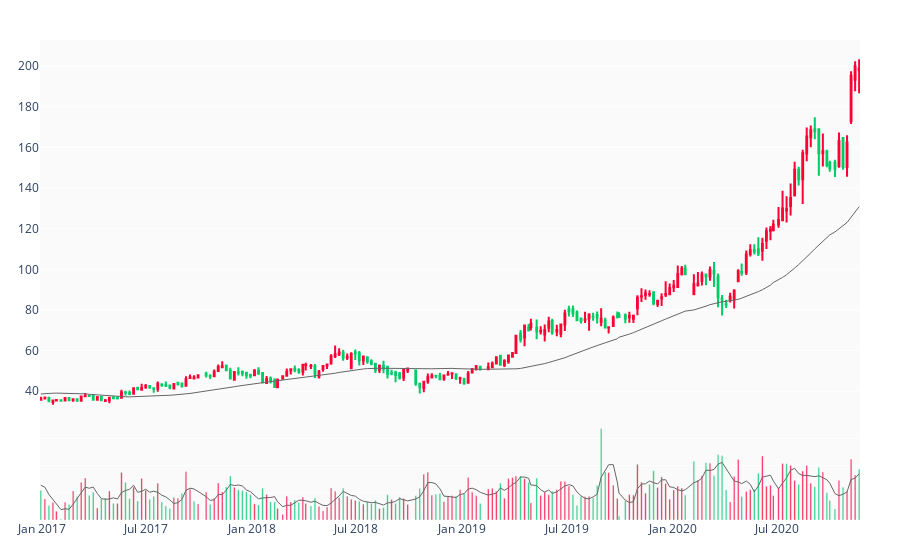

Notebook source saved alongside this figure:
### Code cell
code = next(stock)

print(all_stocks[all_stocks['code'] == code])
bs.login()
df = bu.get_price_weekly(code)
bs.logout()
draw(df, 200, 40, 4, remove_missing=False)
incomeq = data.get_ISQ(code[3:])
change = utils.column_pct(incomeq[['营业收入', '归属于母公司所有者的净利润']], periods=-4)
incomeq_change = pd.concat([incomeq[['截止日期']], change], axis=1)
df = incomeq_change[:12].set_index('截止日期')
print(df)

### Figure 1 — Plotly figure (JSON) as saved in the notebook; plotly's stock layout.template omitted (floating-point values rounded to 4 significant figures; data arrays with more than 128 entries replaced by an {"elided": "..."} marker saying what was removed)
{"data": [{"close": {"elided": "200 float values"}, "decreasing": {"line": {"color": "#00CC66"}}, "high": {"elided": "200 float values"}, "increasing": {"line": {"color": "#FF0033"}}, "low": {"elided": "200 float values"}, "open": {"elided": "200 float values"}, "type": "candlestick", "x": {"elided": "200 str values"}, "yaxis": "y2"}, {"marker": {"color": {"elided": "200 str values"}}, "type": "bar", "x": {"elided": "200 str values"}, "y": {"elided": "200 int values"}, "yaxis": "y"}, {"hoverinfo": "none", "line": {"width": 1}, "marker": {"color": "#666"}, "type": "scatter", "x": {"elided": "200 str values"}, "y": {"elided": "200 float values"}, "yaxis": "y2"}, {"hoverinfo": "none", "line": {"width": 1}, "marker": {"color": "#666"}, "type": "scatter", "x": {"elided": "200 str values"}, "y": {"elided": "200 float values"}, "yaxis": "y"}], "layout": {"autosize": true, "margin": {"b": 40, "l": 40, "r": 40, "t": 40}, "plot_bgcolor": "rgb(250, 250, 250)", "showlegend": false, "xaxis": {"autorange": true, "range": ["2016-12-28 12:00", "2020-11-21 12:00"], "rangeslider": {"visible": false, "yaxis": {}, "yaxis2": {}}, "type": "date"}, "yaxis": {"autorange": true, "domain": [0, 0.2], "range": [0, 17630000.0], "showticklabels": false, "type": "linear"}, "yaxis2": {"autorange": true, "domain": [0.2, 1], "range": [23.86, 212.9], "type": "linear"}}}
